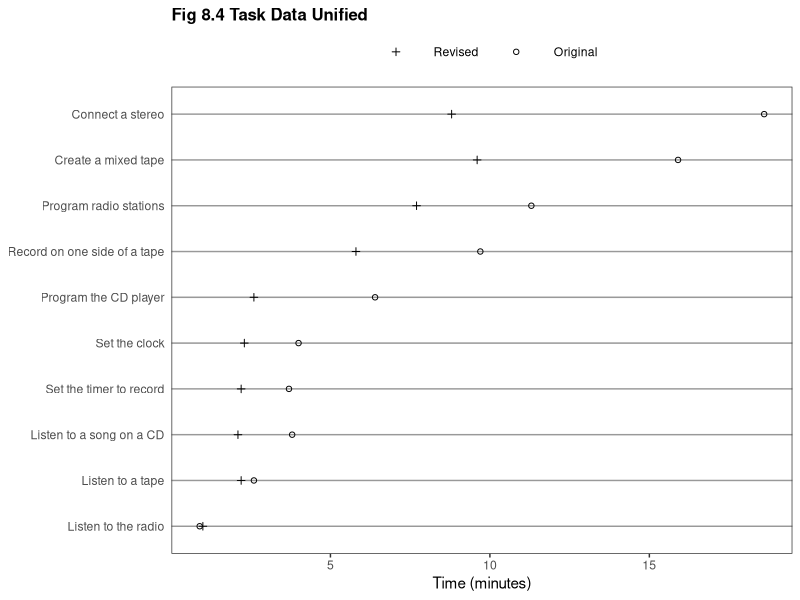
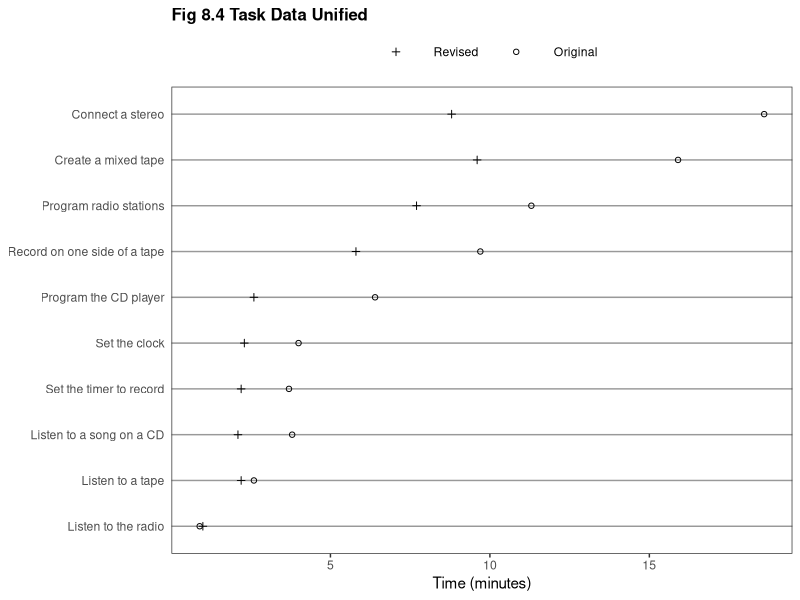

Source code (R) for these figures, in order:
library(ggplot2)
library(reshape2)
library(grid)

this_base <- "fig08-04_task-data-unified"

my_data <- data.frame(
  task = c("Connect a stereo", "Create a mixed tape", "Program radio stations", 
           "Record on one side of a tape", "Program the CD player", 
           "Set the clock", "Set the timer to record", 
           "Listen to a song on a CD", "Listen to a tape", 
           "Listen to the radio"),
  Revised = c(8.8, 9.6, 7.7, 5.8, 2.6, 2.3, 2.2, 2.1, 2.2, 1.0),
  Original = c(18.6, 15.9, 11.3, 9.7, 6.4, 4.0, 3.7, 3.8, 2.6, 0.9))

my_data_long <- melt(my_data, id.vars = "task", 
                  measure.vars = c("Revised", "Original"),
                  variable.name = "type", value.name = "time")

p <- ggplot(my_data_long, aes(x = time, y = reorder(task, time), group = type)) +
  geom_point(aes(shape = type)) +
  scale_shape_manual(values = c(3, 1)) +
  labs(x = "Time (minutes)", y = NULL) +
  ggtitle("Fig 8.4 Task Data Unified") +
  theme_bw() +
  theme(panel.grid.major.y = element_line(colour = "grey60"),
        panel.grid.major.x = element_blank(),
        panel.grid.minor = element_blank(),
        plot.title = element_text(size = rel(1.1), face = "bold"),
        axis.ticks.y = element_blank(),
        legend.position = "top",
        legend.title = element_blank(),
        legend.key = element_blank(),
        legend.key.width = unit(3, "lines"))

p

ggsave(paste0(this_base, ".png"), 
       p, width = 6, height = 6)

